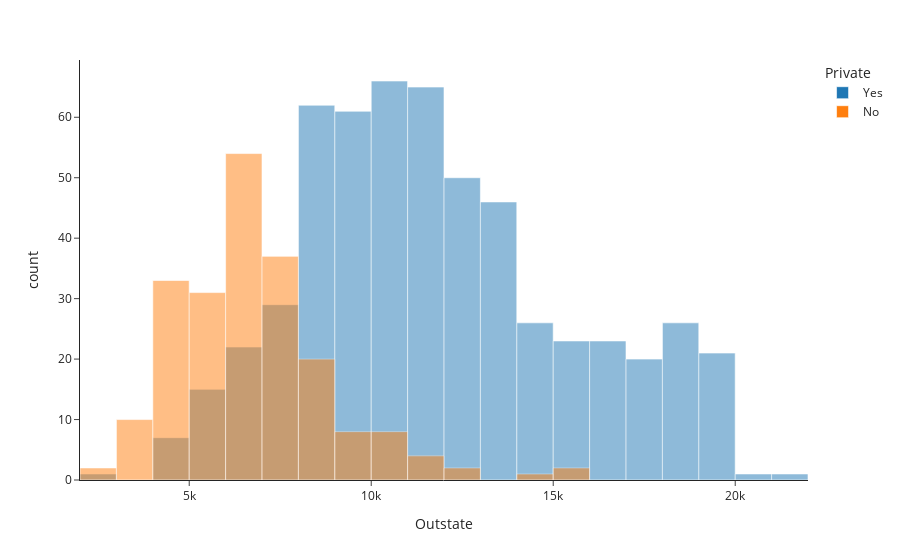

The notebook cell saved with this chart:
### Markdown cell above
## Use sns.FacetGrid to create a stacked histogram showing Out of State Tuition based on the Private column.

### Code cell
fig = px.histogram(df, x=df['Outstate'], color=df['Private'], opacity=0.5, template="simple_white" )
fig.update_layout(barmode='overlay')
fig.show()

### Figure 1 — Plotly figure (JSON) as saved in the notebook; plotly's stock layout.template omitted (floating-point values rounded to 4 significant figures; data arrays with more than 128 entries replaced by an {"elided": "..."} marker saying what was removed)
{"data": [{"alignmentgroup": "True", "bingroup": "x", "hovertemplate": "Private=Yes<br>Outstate=%{x}<br>count=%{y}<extra></extra>", "legendgroup": "Yes", "marker": {"color": "#1F77B4", "opacity": 0.5, "pattern": {"shape": ""}}, "name": "Yes", "offsetgroup": "Yes", "orientation": "v", "showlegend": true, "type": "histogram", "x": {"elided": "565 int values"}, "xaxis": "x", "yaxis": "y"}, {"alignmentgroup": "True", "bingroup": "x", "hovertemplate": "Private=No<br>Outstate=%{x}<br>count=%{y}<extra></extra>", "legendgroup": "No", "marker": {"color": "#FF7F0E", "opacity": 0.5, "pattern": {"shape": ""}}, "name": "No", "offsetgroup": "No", "orientation": "v", "showlegend": true, "type": "histogram", "x": {"elided": "212 int values"}, "xaxis": "x", "yaxis": "y"}], "layout": {"barmode": "overlay", "legend": {"title": {"text": "Private"}, "tracegroupgap": 0}, "margin": {"t": 60}, "xaxis": {"anchor": "y", "domain": [0, 1], "title": {"text": "Outstate"}}, "yaxis": {"anchor": "x", "domain": [0, 1], "title": {"text": "count"}}}}
